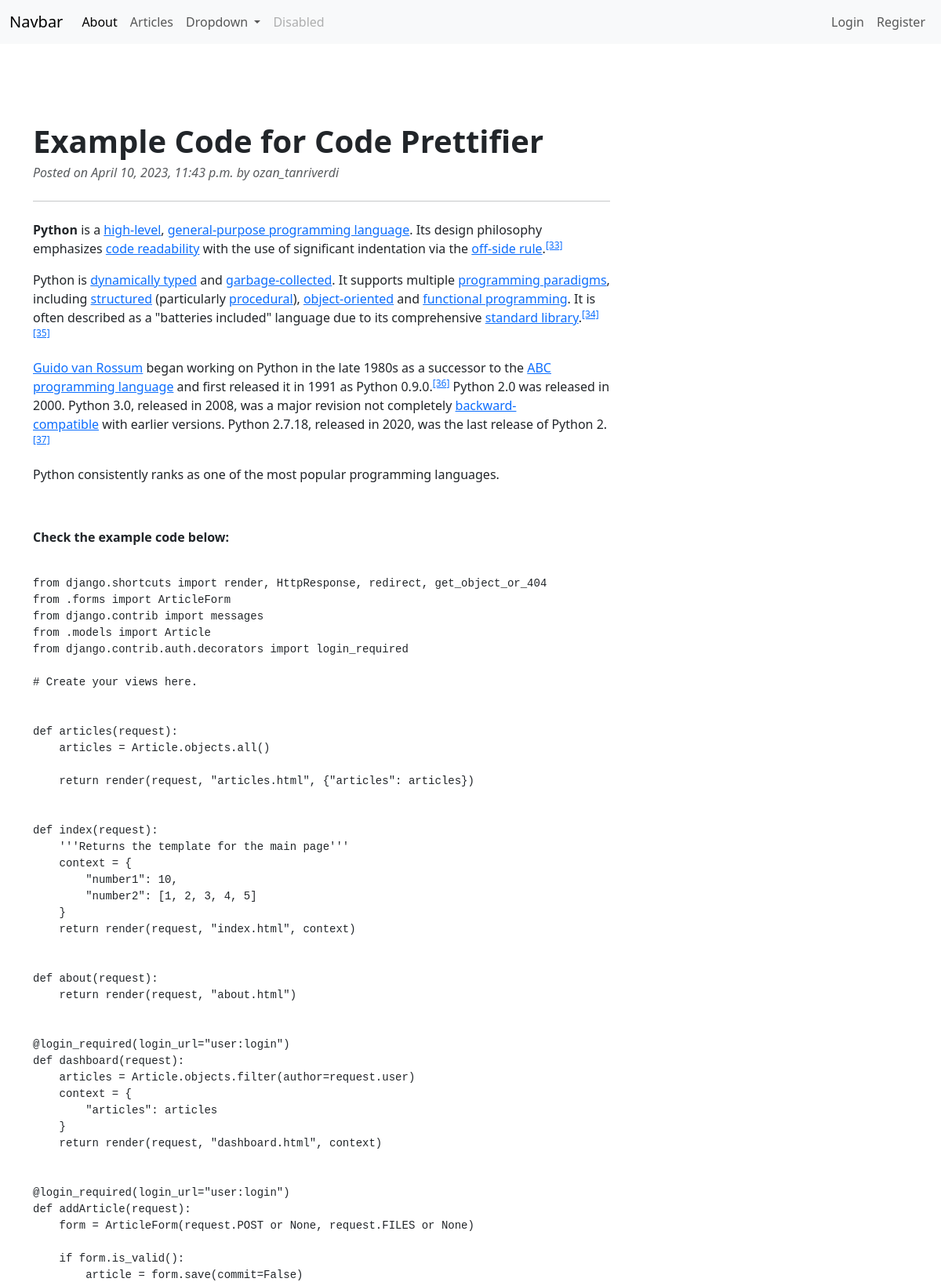
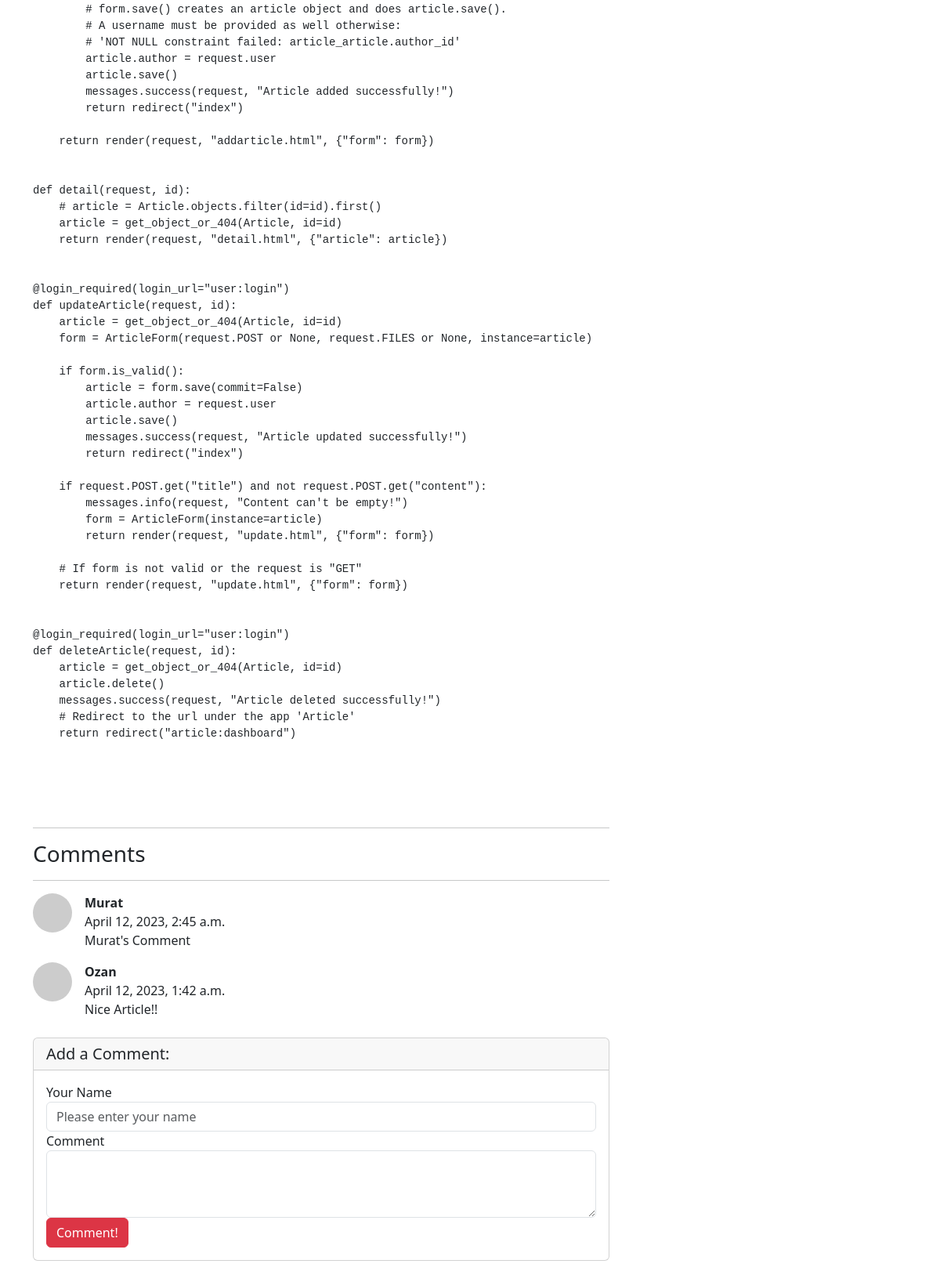
The app's page /articles/article/18 with its own data (2 pictures, top to bottom).
### article/models.py (models this page shows, shortened)
class Article(models.Model):
    author = models.ForeignKey("auth.User", on_delete=models.CASCADE,
                               verbose_name="Author")
    title = models.CharField(max_length=50, verbose_name="Title")
    content = RichTextField(verbose_name="Article Content")
    created_date = models.DateTimeField(auto_now_add=True,
                                        verbose_name="Date Created")
    article_image = models.FileField(blank=True, null=True,
                                     verbose_name="Add an Article Image")
    class Meta:
        ordering = ["-created_date"]

class Comment(models.Model):
    article = models.ForeignKey(Article, on_delete=models.CASCADE,
                                verbose_name="Article",
                                related_name="comments")
    comment_author = models.CharField(max_length=50, verbose_name="Name")
    comment_content = models.CharField(max_length=200, verbose_name="Comment")
    comment_date = models.DateTimeField(auto_now_add=True,
                                        verbose_name="Date Commented")
    class Meta:
        ordering = ["-comment_date"]

### article/views.py (the view)
# urls.py: path("article/<int:id>", views.detail, name="detail"),
def detail(request, id):
    article = get_object_or_404(Article, id=id)
    comments = article.comments.all()
    return render(request, "detail.html", {"article": article, "comments":comments})

### templates/detail.html (shortened to what this page needs)
{% extends 'layout.html' %}
{% block body %}
<div class="row">
    <div class="col-lg-8">
        <article>
            <header class="mb-4">
                <h1 class="fw-bolder mb-1">{{article.title}}</h1>
                <div class="text-muted fst-italic mb-2">Posted on {{article.created_date}} by {{article.author}}</div>
            </header>
            <hr>
            <section class="mb-5">
                <p class="fs-5 mb-4">
                    {{article.content|safe}}
                </p>
            </section>
            <hr>
        </article>
        <h3>Comments</h4>
        <hr>
        {% if comments %}
            {% for comment in comments %}
                <div class="d-flex mb-3">
                    <div class="flex-shrink-0"><img class="rounded-circle" src="https://dummyimage.com/50x50/ced4da/6c757d.jpg" alt="..." /></div>
                    <div class="ms-3">
                        <div class="fw-bold">{{comment.comment_author}}</div>
                            {{comment.comment_date}} <br>
                            {{comment.comment_content}}
                    </div>
                </div>
            {% endfor %}
        {% else %}
            <div class ="alert alert-danger">
                Nobody has commented to this Article
            </div>
        {% endif %}
        <div class="card my-4">
            <h5 class="card-header">Add a Comment:</h5>
            <div class="card-body">
                <form method = "POST" action = "{% url 'article:comment' article.id %}">
                    <div class="form-group">
                        <label for="formGroupExampleInput">Your Name</label>
                        <input name ="comment_author" type="text" class="form-control" id="formGroupExampleInput" placeholder="Please enter your name">
                      </div>
                    <div class="form-group">
                        <label for="formGroupExampleInput">Comment</label>
                        <textarea name ="comment_content" class="form-control" rows="3"></textarea>
                    </div>
                    <button type="submit" class="btn btn-danger">Comment!</button>
                </form>
            </div>
        </div>
    </div>
</div>
{% endblock %}

### records on screen
Article: title "Example Code for Code Prettifier", created_date "April 10, 2023, 11:43 p.m.", author "ozan_tanriverdi", content "Python is a high-level , general-purpose programming language . Its design philosophy emphasizes code readability with the use of significant indentation via the off-side rule . [33] Python is dynamically typed and garbage-collected . It supports multiple programming paradigms , including structured (particularly procedural ), object-oriented and functional programming . It is often described as a \"batteries included\" language due to its comprehensive standard library . [34] [35] Guido van Rossum began working on Python in the late 1980s as a successor to the ABC programming language and first released it in 1991 as Python 0.9.0. [36] Python 2.0 was released in 2000. Python 3.0, released in…"
Comment: comment_author "Murat", comment_date "April 12, 2023, 2:45 a.m.", comment_content "Murat's Comment"
Comment: comment_author "Ozan", comment_date "April 12, 2023, 1:42 a.m.", comment_content "Nice Article!!"
